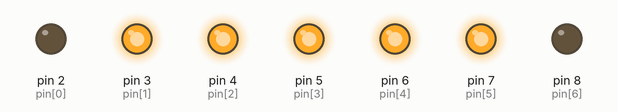
Simulated run of this sketch. Board: Arduino Uno, built with avr-gcc and run on an emulated ATmega328P. Shown: output pins drawn as LEDs (lit = HIGH).

Above: at 0.85 s.
At 4.2 s:
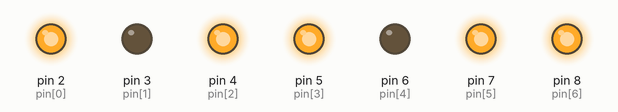
At 4.8 s:
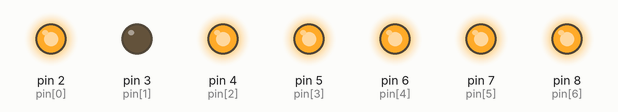
At 5.7 s:
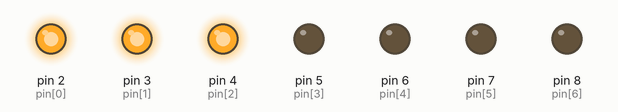
At 6.4 s:
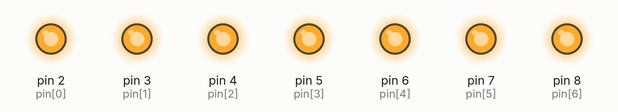
At 7.0 s:
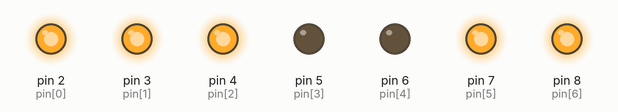
Timing chart, 0 to 9.1 s (numbered marks = the images above):
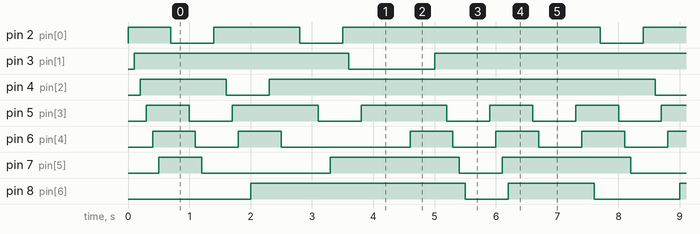

The sketch:

9_numbrs_disply___.ino
```cpp
int pin[7]={2,3,4,5,6,7,8};
int seven [10][7]= {
  {1,1,1,1,1,1,0},
  {0,1,1,0,0,0,0},
  {1,1,0,1,1,0,1},
  {1,1,1,1,0,0,1},
  {0,1,1,0,0,1,1},
  {1,0,1,1,0,1,1},
  {1,0,1,1,1,1,1},
  {1,1,1,0,0,0,0},
  {1,1,1,1,1,1,1},
  {1,1,1,0,0,1,1},
  };
void setup() {
for(int i=0;i<7;i++)
{
  pinMode(pin[i],OUTPUT);
}
}

void loop() {
  for(int num=0;num<10;num++)
  {
    for(int j=0;j<7;j++)
    {
      digitalWrite(pin[j],seven[num][j]);
    delay(100);
    }

  }
}
```

Measured:
- by itself, pin 2 (pin[0]): repeats every 7.0 s: LOW 0.70 s, HIGH 1.4 s, LOW 0.70 s, HIGH 4.2 s
- by itself, pin 3 (pin[1]): repeats every 7.0 s: LOW 1.4 s, HIGH 5.6 s
- by itself, pin 4 (pin[2]): repeats every 7.0 s: LOW 0.70 s, HIGH 6.3 s
- by itself, pin 5 (pin[3]): repeats every 7.0 s: 2 × (LOW 0.70 s, HIGH 1.4 s), 2 × (LOW 0.70 s, HIGH 0.70 s)
- by itself, pin 6 (pin[4]): repeats every 7.0 s: LOW 0.70 s, HIGH 0.70 s, LOW 2.1 s, 2 × (HIGH 0.70 s, LOW 0.70 s), HIGH 0.70 s
- by itself, pin 7 (pin[5]): repeats every 7.0 s: LOW 2.1 s, HIGH 2.1 s, LOW 0.70 s, HIGH 2.1 s
- by itself, pin 8 (pin[6]): repeats every 7.0 s: LOW 0.70 s, HIGH 1.4 s, LOW 1.4 s, HIGH 3.5 s
